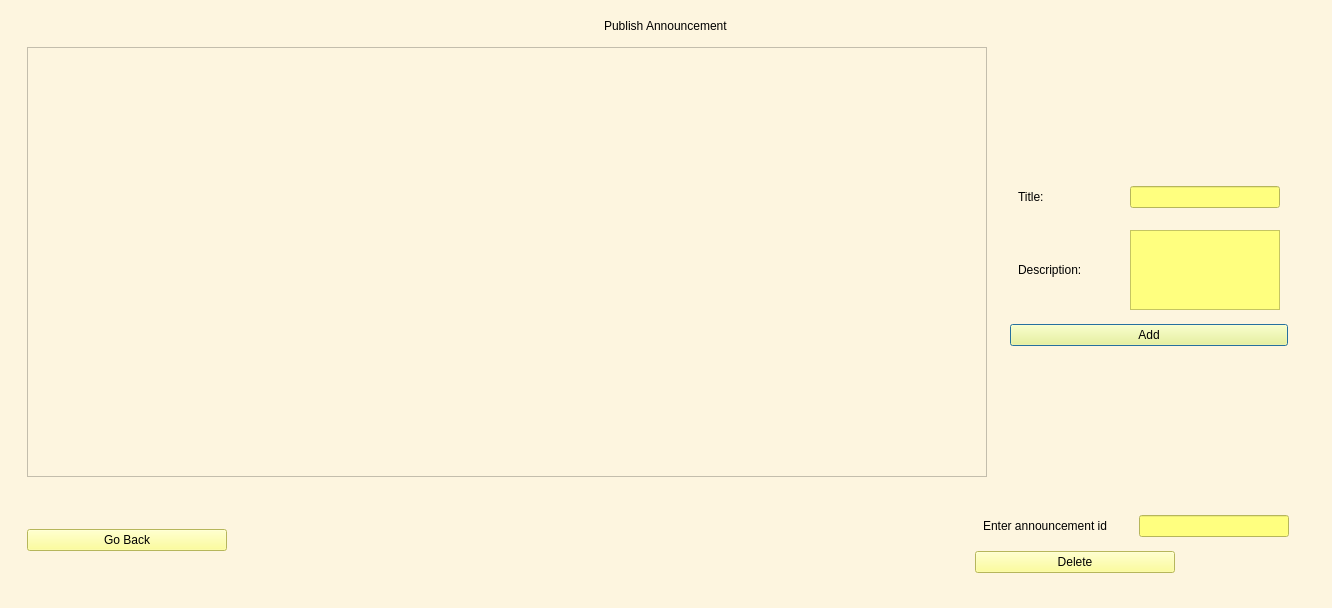
<?xml version="1.0" encoding="UTF-8"?>
<ui version="4.0">
 <class>Dialog</class>
 <widget class="QDialog" name="Dialog">
  <property name="geometry">
   <rect>
    <x>0</x>
    <y>0</y>
    <width>1332</width>
    <height>608</height>
   </rect>
  </property>
  <property name="windowTitle">
   <string>Dialog</string>
  </property>
  <property name="styleSheet">
   <string notr="true">background-color: rgb(194, 154, 191);
background-color: rgb(253, 245, 223);</string>
  </property>
  <layout class="QVBoxLayout" name="verticalLayout_4">
   <item>
    <layout class="QVBoxLayout" name="verticalLayout">
     <property name="leftMargin">
      <number>8</number>
     </property>
     <property name="topMargin">
      <number>8</number>
     </property>
     <property name="rightMargin">
      <number>8</number>
     </property>
     <property name="bottomMargin">
      <number>8</number>
     </property>
     <item alignment="Qt::AlignHCenter|Qt::AlignTop">
      <widget class="QLabel" name="label">
       <property name="styleSheet">
        <string notr="true">font: 75 16pt &quot;MS Shell Dlg 2&quot;;</string>
       </property>
       <property name="text">
        <string>Publish Announcement</string>
       </property>
      </widget>
     </item>
     <item>
      <layout class="QHBoxLayout" name="horizontalLayout">
       <property name="leftMargin">
        <number>8</number>
       </property>
       <property name="topMargin">
        <number>8</number>
       </property>
       <property name="rightMargin">
        <number>8</number>
       </property>
       <property name="bottomMargin">
        <number>8</number>
       </property>
       <item>
        <widget class="QTableWidget" name="tableAnnouncement">
         <property name="minimumSize">
          <size>
           <width>960</width>
           <height>400</height>
          </size>
         </property>
         <property name="maximumSize">
          <size>
           <width>960</width>
           <height>16777215</height>
          </size>
         </property>
        </widget>
       </item>
       <item>
        <widget class="QWidget" name="widget" native="true">
         <property name="maximumSize">
          <size>
           <width>350</width>
           <height>250</height>
          </size>
         </property>
         <layout class="QVBoxLayout" name="verticalLayout_2">
          <item>
           <layout class="QVBoxLayout" name="verticalLayout_3">
            <property name="leftMargin">
             <number>8</number>
            </property>
            <property name="topMargin">
             <number>8</number>
            </property>
            <property name="rightMargin">
             <number>8</number>
            </property>
            <property name="bottomMargin">
             <number>8</number>
            </property>
            <item>
             <layout class="QHBoxLayout" name="horizontalLayout_2">
              <property name="leftMargin">
               <number>8</number>
              </property>
              <property name="topMargin">
               <number>8</number>
              </property>
              <property name="rightMargin">
               <number>8</number>
              </property>
              <property name="bottomMargin">
               <number>8</number>
              </property>
              <item>
               <widget class="QLabel" name="label_2">
                <property name="minimumSize">
                 <size>
                  <width>100</width>
                  <height>0</height>
                 </size>
                </property>
                <property name="text">
                 <string>Title:</string>
                </property>
               </widget>
              </item>
              <item>
               <widget class="QLineEdit" name="inputTitle">
                <property name="minimumSize">
                 <size>
                  <width>100</width>
                  <height>0</height>
                 </size>
                </property>
                <property name="maximumSize">
                 <size>
                  <width>150</width>
                  <height>16777215</height>
                 </size>
                </property>
                <property name="styleSheet">
                 <string notr="true">background-color: rgb(255, 255, 127);</string>
                </property>
               </widget>
              </item>
             </layout>
            </item>
            <item>
             <layout class="QHBoxLayout" name="horizontalLayout_3">
              <property name="leftMargin">
               <number>8</number>
              </property>
              <property name="topMargin">
               <number>8</number>
              </property>
              <property name="rightMargin">
               <number>8</number>
              </property>
              <property name="bottomMargin">
               <number>8</number>
              </property>
              <item>
               <widget class="QLabel" name="label_3">
                <property name="minimumSize">
                 <size>
                  <width>100</width>
                  <height>0</height>
                 </size>
                </property>
                <property name="text">
                 <string>Description:</string>
                </property>
               </widget>
              </item>
              <item>
               <widget class="QTextEdit" name="textEdit">
                <property name="minimumSize">
                 <size>
                  <width>150</width>
                  <height>80</height>
                 </size>
                </property>
                <property name="maximumSize">
                 <size>
                  <width>150</width>
                  <height>80</height>
                 </size>
                </property>
                <property name="styleSheet">
                 <string notr="true">background-color: rgb(255, 255, 127);</string>
                </property>
                <property name="html">
                 <string>&lt;!DOCTYPE HTML PUBLIC &quot;-//W3C//DTD HTML 4.0//EN&quot; &quot;http://www.w3.org/TR/REC-html40/strict.dtd&quot;&gt;
&lt;html&gt;&lt;head&gt;&lt;meta name=&quot;qrichtext&quot; content=&quot;1&quot; /&gt;&lt;style type=&quot;text/css&quot;&gt;
p, li { white-space: pre-wrap; }
&lt;/style&gt;&lt;/head&gt;&lt;body style=&quot; font-family:'MS Shell Dlg 2'; font-size:8.25pt; font-weight:400; font-style:normal;&quot;&gt;
&lt;p style=&quot;-qt-paragraph-type:empty; margin-top:0px; margin-bottom:0px; margin-left:0px; margin-right:0px; -qt-block-indent:0; text-indent:0px; font-size:7.8pt;&quot;&gt;&lt;br /&gt;&lt;/p&gt;&lt;/body&gt;&lt;/html&gt;</string>
                </property>
               </widget>
              </item>
             </layout>
            </item>
            <item>
             <widget class="QPushButton" name="btnAddAnnouncement">
              <property name="toolTip">
               <string>&lt;html&gt;&lt;head/&gt;&lt;body&gt;&lt;p align=&quot;right&quot;&gt;&lt;br/&gt;&lt;/p&gt;&lt;/body&gt;&lt;/html&gt;</string>
              </property>
              <property name="whatsThis">
               <string>&lt;html&gt;&lt;head/&gt;&lt;body&gt;&lt;p align=&quot;right&quot;&gt;&lt;br/&gt;&lt;/p&gt;&lt;/body&gt;&lt;/html&gt;</string>
              </property>
              <property name="styleSheet">
               <string notr="true">background-color: rgb(255, 255, 127);
font: 16pt &quot;MS Shell Dlg 2&quot;;
font: 75 8pt &quot;MS Shell Dlg 2&quot;;</string>
              </property>
              <property name="text">
               <string>Add</string>
              </property>
             </widget>
            </item>
           </layout>
          </item>
         </layout>
        </widget>
       </item>
      </layout>
     </item>
     <item>
      <layout class="QHBoxLayout" name="horizontalLayout_4">
       <property name="leftMargin">
        <number>8</number>
       </property>
       <property name="topMargin">
        <number>8</number>
       </property>
       <property name="rightMargin">
        <number>8</number>
       </property>
       <property name="bottomMargin">
        <number>8</number>
       </property>
       <item>
        <widget class="QPushButton" name="btnGoBack">
         <property name="minimumSize">
          <size>
           <width>200</width>
           <height>0</height>
          </size>
         </property>
         <property name="maximumSize">
          <size>
           <width>200</width>
           <height>16777215</height>
          </size>
         </property>
         <property name="styleSheet">
          <string notr="true">background-color: rgb(255, 255, 127);</string>
         </property>
         <property name="text">
          <string>Go Back</string>
         </property>
        </widget>
       </item>
       <item>
        <spacer name="horizontalSpacer">
         <property name="orientation">
          <enum>Qt::Horizontal</enum>
         </property>
         <property name="sizeHint" stdset="0">
          <size>
           <width>40</width>
           <height>20</height>
          </size>
         </property>
        </spacer>
       </item>
       <item>
        <layout class="QVBoxLayout" name="verticalLayout_5">
         <property name="leftMargin">
          <number>8</number>
         </property>
         <property name="topMargin">
          <number>8</number>
         </property>
         <property name="rightMargin">
          <number>8</number>
         </property>
         <property name="bottomMargin">
          <number>8</number>
         </property>
         <item>
          <layout class="QHBoxLayout" name="horizontalLayout_5">
           <property name="leftMargin">
            <number>8</number>
           </property>
           <property name="topMargin">
            <number>8</number>
           </property>
           <property name="rightMargin">
            <number>8</number>
           </property>
           <property name="bottomMargin">
            <number>8</number>
           </property>
           <item>
            <widget class="QLabel" name="label_4">
             <property name="minimumSize">
              <size>
               <width>150</width>
               <height>0</height>
              </size>
             </property>
             <property name="maximumSize">
              <size>
               <width>150</width>
               <height>16777215</height>
              </size>
             </property>
             <property name="text">
              <string>Enter announcement id</string>
             </property>
            </widget>
           </item>
           <item>
            <widget class="QLineEdit" name="inputAnnoID">
             <property name="minimumSize">
              <size>
               <width>100</width>
               <height>0</height>
              </size>
             </property>
             <property name="maximumSize">
              <size>
               <width>150</width>
               <height>16777215</height>
              </size>
             </property>
             <property name="styleSheet">
              <string notr="true">background-color: rgb(255, 255, 127);</string>
             </property>
            </widget>
           </item>
          </layout>
         </item>
         <item>
          <widget class="QPushButton" name="btnDelete">
           <property name="minimumSize">
            <size>
             <width>200</width>
             <height>0</height>
            </size>
           </property>
           <property name="maximumSize">
            <size>
             <width>200</width>
             <height>16777215</height>
            </size>
           </property>
           <property name="styleSheet">
            <string notr="true">background-color: rgb(255, 255, 127);</string>
           </property>
           <property name="text">
            <string>Delete</string>
           </property>
          </widget>
         </item>
        </layout>
       </item>
      </layout>
     </item>
    </layout>
   </item>
  </layout>
 </widget>
 <resources/>
 <connections/>
</ui>
